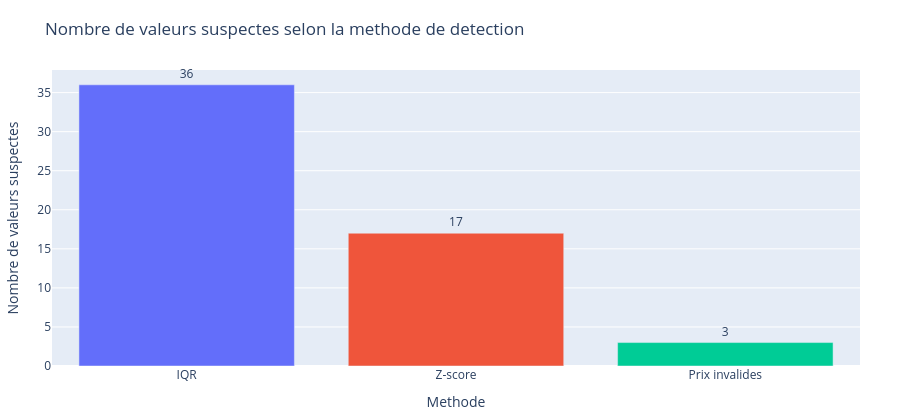

The cell this chart's notebook holds for it:
### Markdown cell above
## Phase II.3 - Erreurs de saisie potentielles et valeurs aberrantes

Objectif : vérifier les erreurs de saisie potentielles en détectant les valeurs aberrantes avec deux méthodes simples : l’écart interquartile et le Z-score.

Cette section sert de filtre d’alerte : elle identifie les valeurs à investiguer, mais ne remplace pas une validation métier.

### Code cell
# M08.3 - Phase II.3 : erreurs de saisie potentielles et valeurs aberrantes
# Objectif : quantifier les anomalies metier et les outliers par IQR / Z-score.

from kpi_analysis import build_anomaly_summary

anomaly_summary = build_anomaly_summary(df_final)
valid_price_dataset = df_final.loc[df_final["price"].notna() & (df_final["price"] > 0)].copy()
price_q1 = valid_price_dataset["price"].quantile(0.25)
price_q3 = valid_price_dataset["price"].quantile(0.75)
price_iqr = price_q3 - price_q1
price_lower_bound = price_q1 - 1.5 * price_iqr
price_upper_bound = price_q3 + 1.5 * price_iqr
price_mean = valid_price_dataset["price"].mean()
price_std = valid_price_dataset["price"].std()
valid_price_dataset["price_zscore"] = 0 if price_std == 0 else (valid_price_dataset["price"] - price_mean) / price_std
price_outliers_iqr = valid_price_dataset.loc[
    (valid_price_dataset["price"] < price_lower_bound) | (valid_price_dataset["price"] > price_upper_bound)
].copy()
price_outliers_zscore = valid_price_dataset.loc[valid_price_dataset["price_zscore"].abs() >= 3].copy()

price_outlier_summary = pd.DataFrame(
    [
        {"methode": "IQR", "seuil_bas": round(price_lower_bound, 2), "seuil_haut": round(price_upper_bound, 2), "nb_outliers": len(price_outliers_iqr)},
        {"methode": "Z-score", "seuil_bas": -3, "seuil_haut": 3, "nb_outliers": len(price_outliers_zscore)},
        {"methode": "Prix invalides", "seuil_bas": "<= 0", "seuil_haut": "<= 0", "nb_outliers": int(df_final["is_price_invalid"].sum())},
    ]
)

print("=== Phase II.3 - Synthese des anomalies et valeurs aberrantes ===")
display(anomaly_summary)
display(price_outlier_summary)

fig_outlier_summary = px.bar(
    price_outlier_summary,
    x="methode",
    y="nb_outliers",
    text="nb_outliers",
    color="methode",
    title="Nombre de valeurs suspectes selon la methode de detection",
    labels={"methode": "Methode", "nb_outliers": "Nombre de valeurs suspectes"},
)
fig_outlier_summary.update_traces(textposition="outside", cliponaxis=False)
fig_outlier_summary.update_layout(height=420, showlegend=False, margin=dict(l=40, r=40, t=70, b=40))
fig_outlier_summary.show()
fig_outlier_summary.write_html(output_dataviz_dir / "outliers_prix_methodes.html", include_plotlyjs="cdn")

### Figure 1 — Plotly figure (JSON) as saved in the notebook; plotly's stock layout.template omitted (floating-point values rounded to 4 significant figures)
{"data": [{"cliponaxis": false, "hovertemplate": "Methode=%{x}<br>Nombre de valeurs suspectes=%{text}<extra></extra>", "legendgroup": "IQR", "marker": {"color": "#636efa", "pattern": {"shape": ""}}, "name": "IQR", "orientation": "v", "showlegend": true, "text": [36.0], "textposition": "outside", "type": "bar", "x": ["IQR"], "xaxis": "x", "y": [36], "yaxis": "y"}, {"cliponaxis": false, "hovertemplate": "Methode=%{x}<br>Nombre de valeurs suspectes=%{text}<extra></extra>", "legendgroup": "Z-score", "marker": {"color": "#EF553B", "pattern": {"shape": ""}}, "name": "Z-score", "orientation": "v", "showlegend": true, "text": [17.0], "textposition": "outside", "type": "bar", "x": ["Z-score"], "xaxis": "x", "y": [17], "yaxis": "y"}, {"cliponaxis": false, "hovertemplate": "Methode=%{x}<br>Nombre de valeurs suspectes=%{text}<extra></extra>", "legendgroup": "Prix invalides", "marker": {"color": "#00cc96", "pattern": {"shape": ""}}, "name": "Prix invalides", "orientation": "v", "showlegend": true, "text": [3.0], "textposition": "outside", "type": "bar", "x": ["Prix invalides"], "xaxis": "x", "y": [3], "yaxis": "y"}], "layout": {"barmode": "relative", "height": 420, "legend": {"title": {"text": "Methode"}, "tracegroupgap": 0}, "margin": {"b": 40, "l": 40, "r": 40, "t": 70}, "showlegend": false, "title": {"text": "Nombre de valeurs suspectes selon la methode de detection"}, "xaxis": {"anchor": "y", "categoryarray": ["IQR", "Z-score", "Prix invalides"], "categoryorder": "array", "domain": [0, 1], "title": {"text": "Methode"}}, "yaxis": {"anchor": "x", "domain": [0, 1], "title": {"text": "Nombre de valeurs suspectes"}}}}
